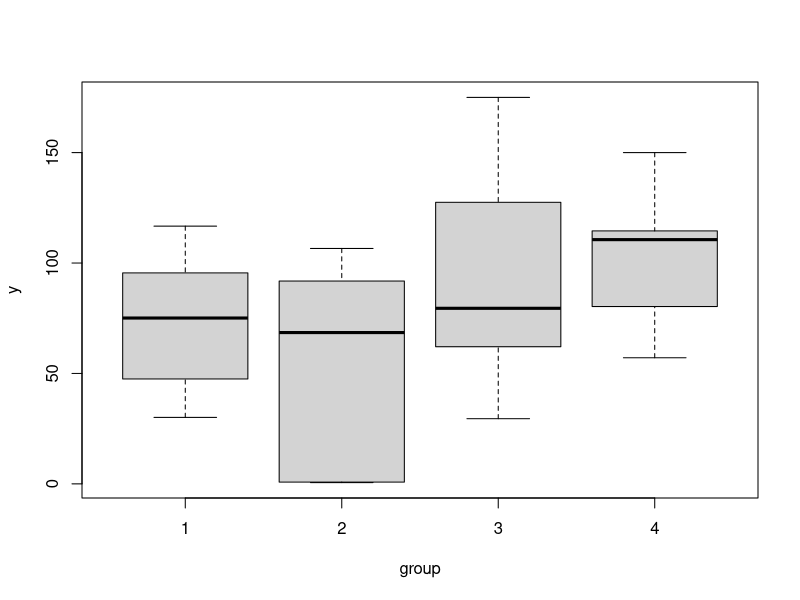

R code for this plot:
a <- c(49.20,44.54,45.80,95.84,30.10,36.50,82.30,87.85,105,95.22,97.50,105,58.05,86.60,58.35,72.80,116.70,45.15,70.35,77.40)
b <- c(97.07,73.40,68.50,91.85,106.60,0.57,0.79,0.77,0.81)
c <- c(62.10,94.95,142.50,53,175.00,79.50,29.50,78.40,127.50)
d <- c(110.60,57.10,117.60,77.71,150.00,82.90,111.50)

y <- c(a,b,c,d)
y

group <- c(rep(1, length(a)), rep(2, length(b)), rep(3, length(c)), rep(4, length(d)))
group

# combining into data.frame
group_df <- data.frame(y, group)
group_df

# transform from 'integer' to 'factor'
sapply(group_df, class)
group_df <- transform(group_df, group = factor(group))
sapply(group_df, class)

# boxplot
attach(group_df)
boxplot(y ~ group)

# descriptive statistics by group
tapply(y, group, summary)
detach(group_df)

# one-way ANOVA
group_aov <- aov(y ~ group, data = group_df)
summary(group_aov)

# Bartlett test to test the null hypothesis of equal group variances
bartlett.test(y ~ group, data = group_df)

# multiple comparison - Tukey's HSD test : TukeyHSD()
TukeyHSD(group_aov)
